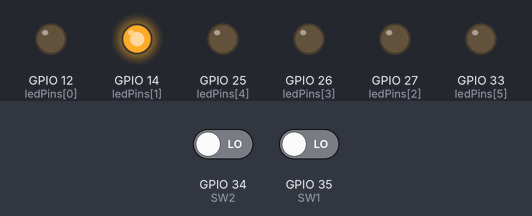
This sketch was run on a simulated ESP32. Parts: output pins drawn as LEDs (lit = HIGH). Dashed ring = blinking. The inputs (shaded band) are chosen by the test bench; at power-on: GPIO 34 (SW2) LOW, GPIO 35 (SW1) LOW.

Above: at 11.8 s.
11.9 s: GPIO 34 (SW2) driven HIGH
At 12.4 s:
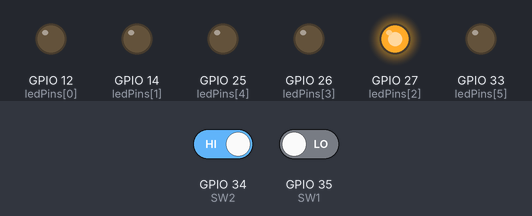
19.0 s: GPIO 34 (SW2) driven LOW
At 19.4 s:
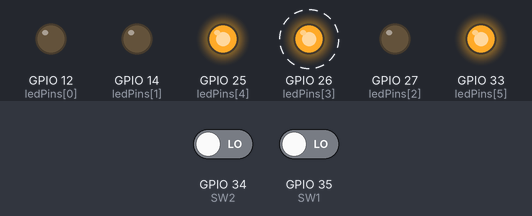
At 21.4 s:
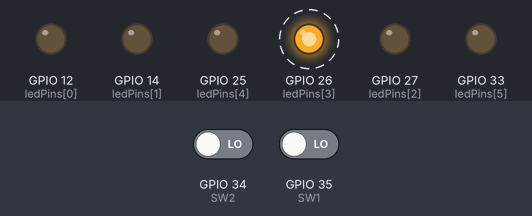
25.1 s: GPIO 35 (SW1) driven HIGH
35.0 s: GPIO 35 (SW1) driven LOW
Timing chart, 0 to 42.1 s (numbered marks = the images above; inputs shaded):
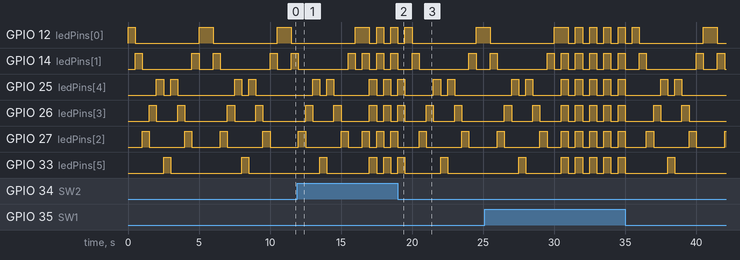

Measured:
- after the input at 19.0 s, GPIO 26 (ledPins[3]): alternates HIGH for 0.50 s and LOW for 1.5 s, starting after 2.0 s; GPIO 33 (ledPins[5]): LOW → HIGH after 3.0 s, → LOW 0.50 s later
- by itself, GPIO 12 (ledPins[0]): repeats every 5.5 s: LOW 4.5 s, HIGH 1.0 s
- by itself, GPIO 33 (ledPins[5]): alternates HIGH for 0.50 s and LOW for 5.0 s

The sketch:

led_modes.ino
```cpp
/* ======================================================
                DIGITAL OUTPUT LED
=========================================================
Description:
 This program blinks an LED connected to GPIOLED0 with
 a 1-second interval.

Programmer:
 Pamposa, Rogelio III, V.
 Caro, Mark Denzen, P.
 Emolaga, Roxie Elaine, P.

-------------------------------------------------------*/

  const uint8_t SW1 = 35;
  const uint8_t SW2 = 34;
  bool SW1_STATE = 0;
  bool SW2_STATE = 0;

  const int ledPins[6] = {12,14,27,26,25,33};
  const int numLeds = 6;

  #include "LED_Modes.h"
  void setup() {
    pinMode(SW1, INPUT);
    pinMode(SW2, INPUT);
    for (int i = 0; i < numLeds; i++) {
      pinMode(ledPins[i], OUTPUT);
    }
  }

  void loop() {
    SW1_STATE = digitalRead(SW1);
    SW2_STATE = digitalRead(SW2);
    if(SW1_STATE == true && SW2_STATE == false) {  // false is ON or triggered since its ACTIVE LOW
      blink();
    } else if(SW1_STATE == false && SW2_STATE == true) {
      alt();
    } else if(SW1_STATE == false && SW2_STATE == false) {
      run();
    } else {
      for (int i = 0; i < numLeds; i++) {
        digitalWrite(ledPins[i], LOW);
      }
    }
  }
```

LED_Modes.h
```cpp
void blink() {
  for (int i = 0; i < numLeds; i++) {
    digitalWrite(ledPins[i], HIGH);
  }
  delay(500);

  for (int i = 0; i < numLeds; i++) {
    digitalWrite(ledPins[i], LOW);
  }
  delay(500);
}

void alt() {
  for (int i = 0; i < 3; i++) digitalWrite(ledPins[i], HIGH);
  for (int i = 3; i < 6; i++) digitalWrite(ledPins[i], LOW);
  delay(500);
  for (int i = 0; i < 3; i++) digitalWrite(ledPins[i], LOW);
  for (int i = 3; i < 6; i++) digitalWrite(ledPins[i], HIGH);
  delay(500);
  for (int i = 0; i < numLeds; i++) {
    digitalWrite(ledPins[i], LOW);
  }
}

void run() {
  for (int i = 0; i < numLeds; i++) {
    digitalWrite(ledPins[i], HIGH);
    delay(500);
    digitalWrite(ledPins[i], LOW);
  }
  for (int i = numLeds - 2; i >= 0; i--) {
    digitalWrite(ledPins[i], HIGH);
    delay(500);
    digitalWrite(ledPins[i], LOW);
  }
}
```
